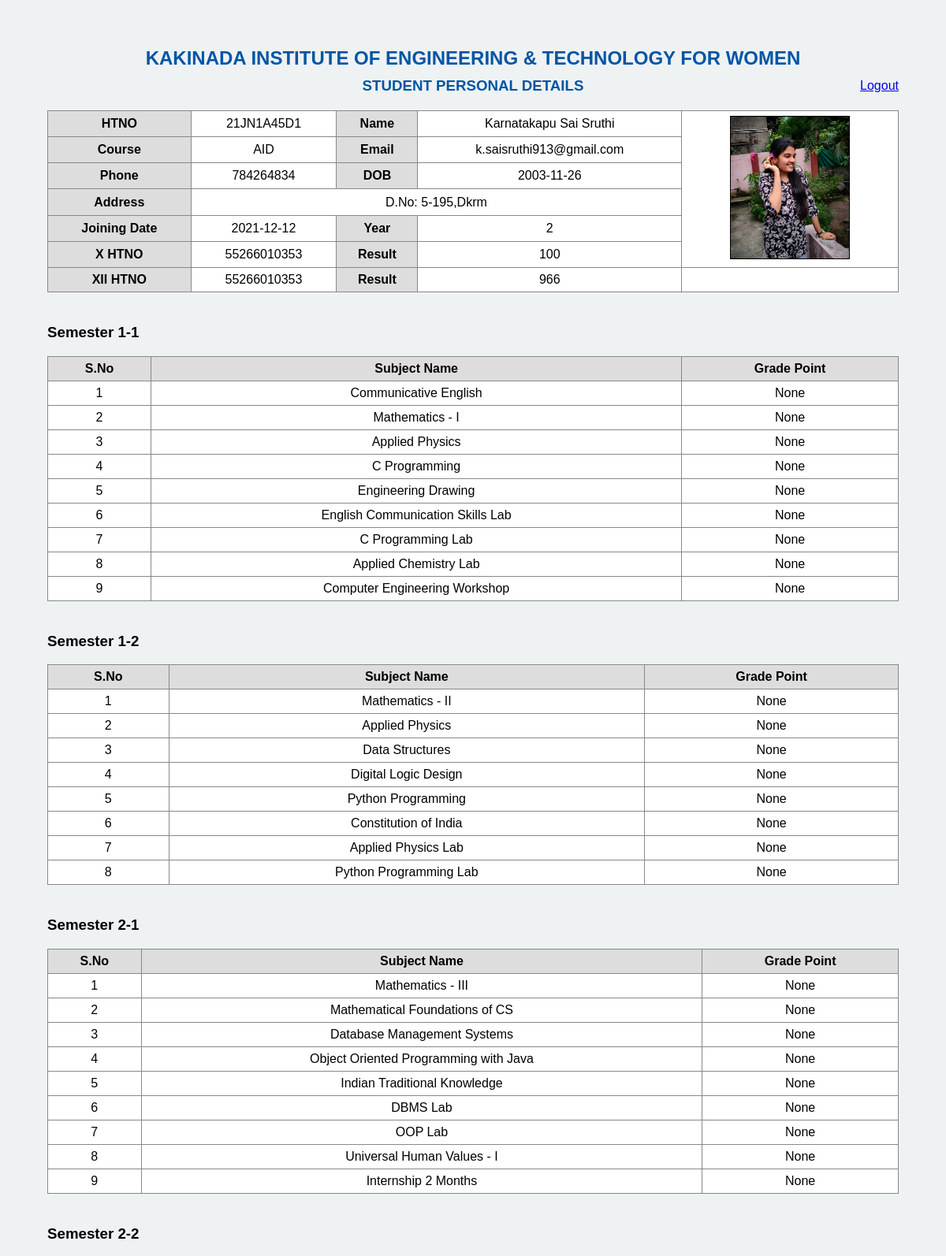
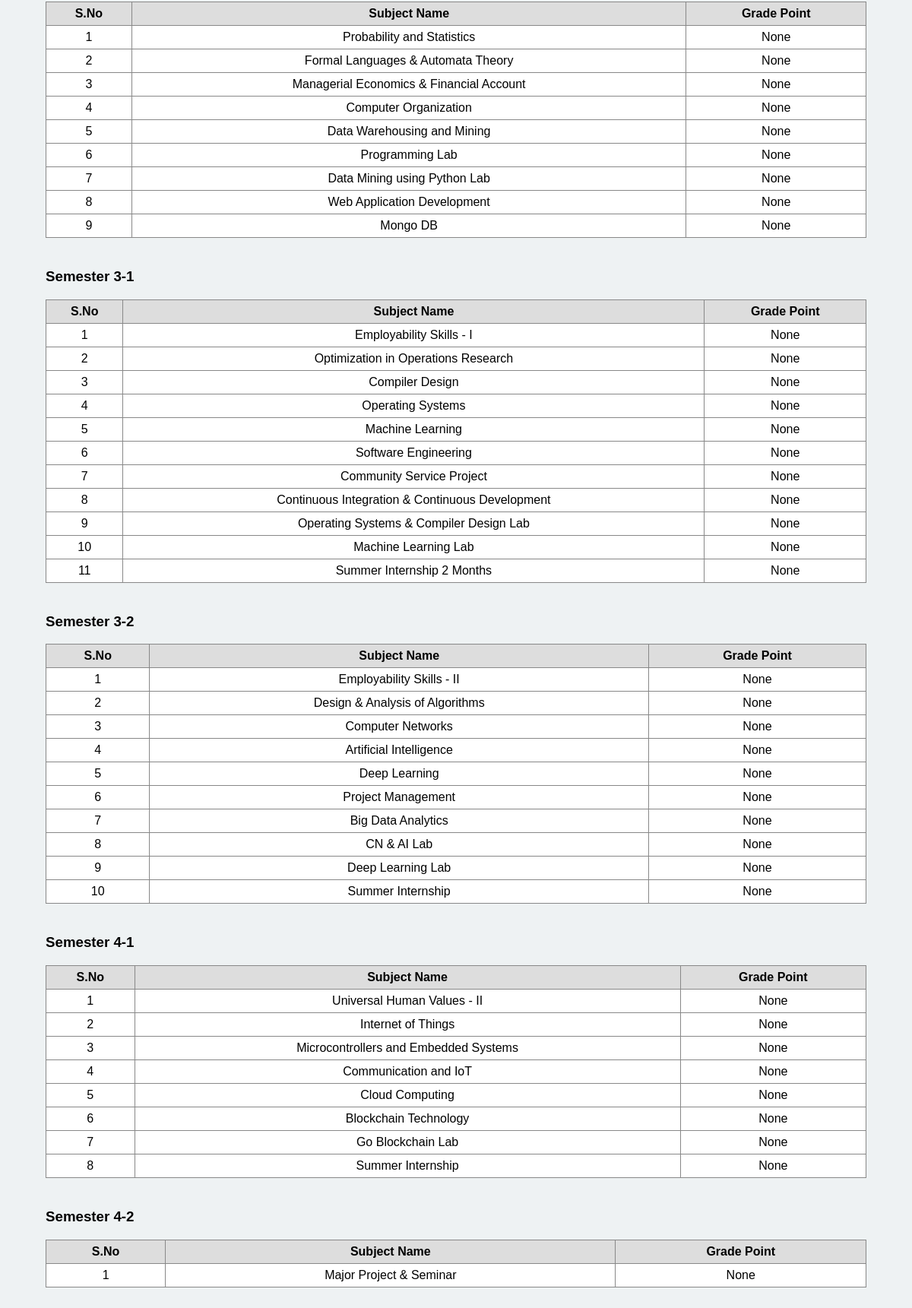
/student_dashboard (signed in), run on the app's committed database (2 pictures, top to bottom).
### tables this page shows
CREATE TABLE students (
    id INTEGER PRIMARY KEY AUTOINCREMENT,
    hallticket TEXT UNIQUE NOT NULL,
    name TEXT NOT NULL,
    email TEXT,
    phone TEXT,
    dob TEXT,
    address TEXT,
    branch TEXT,
    year TEXT,
    doj TEXT,
    tenth_htno TEXT,
    tenth_result TEXT,
    twelfth_htno TEXT,
    twelfth_result TEXT,
    profile_pic TEXT,
    password TEXT,

    sem_1_1 TEXT,
    sem_1_2 TEXT,
    sem_2_1 TEXT,
    sem_2_2 TEXT,
    sem_3_1 TEXT,
    sem_3_2 TEXT,
    sem_4_1 TEXT,
    sem_4_2 TEXT,

    s11_1 TEXT, s11_2 TEXT, s11_3 TEXT, s11_4 TEXT, s11_5 TEXT, s11_6 TEXT, s11_7 TEXT, s11_8 TEXT, s11_9 TEXT,
    credits_s11 REAL, sgpa_s11 REAL,

    s12_1 TEXT, s12_2 TEXT, s12_3 TEXT, s12_4 TEXT, s12_5 TEXT, s12_6 TEXT, s12_7 TEXT, s12_8 TEXT,
    credits_s12 REAL, sgpa_s12 REAL,

    s21_1 TEXT, s21_2 TEXT, s21_3 TEXT, s21_4 TEXT, s21_5 TEXT, s21_6 TEXT, s21_7 TEXT, s21_8 TEXT, s21_9 TEXT,
    credits_s21 REAL, sgpa_s21 REAL,

    s22_1 TEXT, s22_2 TEXT, s22_3 TEXT, s22_4 TEXT, s22_5 TEXT, s22_6 TEXT, s22_7 TEXT, s22_8 TEXT, s22_9 TEXT,
    credits_s22 REAL, sgpa_s22 REAL,

    s31_1 TEXT, s31_2 TEXT, s31_3 TEXT, s31_4 TEXT, s31_5 TEXT, s31_6 TEXT, s31_7 TEXT, s31_8 TEXT,
    s31_9 TEXT, s31_10 TEXT, s31_11 TEXT,
    credits_s31 REAL, sgpa_s31 REAL,

    s32_1 TEXT, s32_2 TEXT, s32_3 TEXT, s32_4 TEXT, s32_5 TEXT, s32_6 TEXT, s32_7 TEXT, s32_8 TEXT, s32_9 TEXT, s32_10 TEXT,
    credits_s32 REAL, sgpa_s32 REAL,

    s41_1 TEXT, s41_2 TEXT, s41_3 TEXT, s41_4 TEXT, s41_5 TEXT, s41_6 TEXT, s41_7 TEXT, s41_8 TEXT,
    credits_s41 REAL, sgpa_s41 REAL,

    s42_1 TEXT,
    credits_s42 REAL, sgpa_s42 REAL
);

### app.py (the view)
@app.route('/student_dashboard')
def student_dashboard():
    if 'student_id' not in session:
        return redirect('/student_login')
    conn = get_db_connection()
    student = conn.execute('SELECT * FROM students WHERE id = ?', (session['student_id'],)).fetchone()
    conn.close()
    return render_template('student_dashboard.html', student=student)

### app.py (called while the page is built)
def get_db_connection():
    conn = sqlite3.connect(DB_PATH)
    conn.row_factory = sqlite3.Row
    return conn

### templates/student_dashboard.html (shortened to what this page needs)
<!DOCTYPE html>
<html>
<head>
    <link rel="stylesheet" href="{{ url_for('static', filename='style.css') }}">
</head>
<body>
<div class="header">
    <h2>KAKINADA INSTITUTE OF ENGINEERING & TECHNOLOGY FOR WOMEN</h2>
    <h3>STUDENT PERSONAL DETAILS</h3>
</div>
<a href="{{ url_for('logout') }}" class="logout-btn">Logout</a>
<table class="profile-table">
    <tr><th>HTNO</th><td>{{ student.hallticket }}</td><th>Name</th><td>{{ student.name }}</td><td rowspan="6" style="text-align:center"><img src="{{ url_for('static', filename='images/' + student['profile_pic']) }}" class="profile-photo">
</td></tr>
    <tr><th>Course</th><td>{{ student.branch }}</td><th>Email</th><td>{{ student.email }}</td></tr>
    <tr><th>Phone</th><td>{{ student.phone }}</td><th>DOB</th><td>{{ student.dob }}</td></tr>
    <tr><th>Address</th><td colspan="3">{{ student.address }}</td></tr>
    <tr><th>Joining Date</th><td>{{ student.doj }}</td><th>Year</th><td>{{ student.year }}</td></tr>
    <tr><th>X HTNO</th><td>{{ student.tenth_htno }}</td><th>Result</th><td>{{ student.tenth_result }}</td></tr>
    <tr><th>XII HTNO</th><td>{{ student.twelfth_htno }}</td><th>Result</th><td>{{ student.twelfth_result }}</td><td></td></tr>
</table>
{% macro show_semester(title, subjects, grades) %}
<h3>{{ title }}</h3>
<table>
    <tr><th>S.No</th><th>Subject Name</th><th>Grade Point</th></tr>
    {% for i in range(subjects|length) %}
    <tr><td>{{ i + 1 }}</td><td>{{ subjects[i] }}</td><td>{{ grades[i] }}</td></tr>
    {% endfor %}
</table>
{% endmacro %}
{{ show_semester("Semester 1-1",
    ["Communicative English", "Mathematics - I", "Applied Physics", "C Programming", "Engineering Drawing", "English Communication Skills Lab", "C Programming Lab", "Applied Chemistry Lab", "Computer Engineering Workshop"],
    [student.s11_1, student.s11_2, student.s11_3, student.s11_4, student.s11_5, student.s11_6, student.s11_7, student.s11_8, student.s11_9]
) }}
{{ show_semester("Semester 1-2",
    ["Mathematics - II", "Applied Physics", "Data Structures", "Digital Logic Design", "Python Programming", "Constitution of India", "Applied Physics Lab", "Python Programming Lab"],
    [student.s12_1, student.s12_2, student.s12_3, student.s12_4, student.s12_5, student.s12_6, student.s12_7, student.s12_8]
) }}
{{ show_semester("Semester 2-1",
    ["Mathematics - III", "Mathematical Foundations of CS", "Database Management Systems", "Object Oriented Programming with Java", "Indian Traditional Knowledge", "DBMS Lab", "OOP Lab", "Universal Human Values - I", "Internship 2 Months"],
    [student.s21_1, student.s21_2, student.s21_3, student.s21_4, student.s21_5, student.s21_6, student.s21_7, student.s21_8, student.s21_9]
) }}
{{ show_semester("Semester 2-2",
    ["Probability and Statistics", "Formal Languages & Automata Theory", "Managerial Economics & Financial Account", "Computer Organization", "Data Warehousing and Mining", "Programming Lab", "Data Mining using Python Lab", "Web Application Development", "Mongo DB"],
    [student.s22_1, student.s22_2, student.s22_3, student.s22_4, student.s22_5, student.s22_6, student.s22_7, student.s22_8, student.s22_9]
) }}
{{ show_semester("Semester 3-1",
    ["Employability Skills - I", "Optimization in Operations Research", "Compiler Design", "Operating Systems", "Machine Learning", "Software Engineering", "Community Service Project", "Continuous Integration & Continuous Development", "Operating Systems & Compiler Design Lab", "Machine Learning Lab", "Summer Internship 2 Months"],
    [student.s31_1, student.s31_2, student.s31_3, student.s31_4, student.s31_5, student.s31_6, student.s31_7, student.s31_8, student.s31_9, student.s31_10, student.s31_11]
) }}
{{ show_semester("Semester 3-2",
    ["Employability Skills - II", "Design & Analysis of Algorithms", "Computer Networks", "Artificial Intelligence", "Deep Learning", "Project Management", "Big Data Analytics", "CN & AI Lab", "Deep Learning Lab", "Summer Internship"],
    [student.s32_1, student.s32_2, student.s32_3, student.s32_4, student.s32_5, student.s32_6, student.s32_7, student.s32_8, student.s32_9, student.s32_10]
) }}
{{ show_semester("Semester 4-1",
    ["Universal Human Values - II", "Internet of Things", "Microcontrollers and Embedded Systems", "Communication and IoT", "Cloud Computing", "Blockchain Technology", "Go Blockchain Lab", "Summer Internship"],
    [student.s41_1, student.s41_2, student.s41_3, student.s41_4, student.s41_5, student.s41_6, student.s41_7, student.s41_8]
) }}
{{ show_semester("Semester 4-2",
    ["Major Project & Seminar"],
    [student.s42_1]
) }}
</body>
</html>

### static/style.css (style rules this page uses)
body { font-family: Arial, sans-serif; margin: 40px; background-color: #f4f4f4; }
h1, h2 { color: #333; }
table { width: 100%; border-collapse: collapse; background-color: #fff; }
table, th, td { border: 1px solid #ccc; }
th, td { padding: 10px; text-align: left; }

### templates/student_dashboard.html (style rules this page uses)
body { font-family: Arial, sans-serif; padding: 20px; background-color: #eef2f3; }
.header { text-align: center; margin-bottom: 20px; }
.header h2 { margin: 0; color: #0055a5; }
.header h3 { margin-top: 10px; color: #0055a5; }
.profile-table, .summary-table, table { width: 100%; border-collapse: collapse; background-color: white; margin-bottom: 30px; }
th, td { border: 1px solid #888; padding: 6px; text-align: center; }
.profile-photo { width: 150px; height: 180px; object-fit: cover; border: 1px solid #000; }
.logout-btn { float: right; margin-top: -40px; }
h3 { margin-top: 40px; }
table th { background-color: #ddd; }

### data on the page
students: hallticket "21JN1A45D1", name "Karnatakapu Sai Sruthi", profile_pic (picture), branch "AID", email "k.saisruthi913@gmail.com", phone "784264834", dob "2003-11-26", address "D.No: 5-195,Dkrm", doj "2021-12-12", year "2", tenth_htno "55266010353", tenth_result "100", twelfth_htno "55266010353", twelfth_result "966"

### other printed values
{{ title }} "Semester 1-1 Semester 1-2 Semester 2-1 Semester 2-2 Semester 3-1 Semester 3-2 Semester 4-1 Semester 4-2"
{{ i + 1 }} "1" "2" "3" "4" "5" "6" "7" "8" "9" "1" "2" "3" "4" "5" "6" "7" "8" "1" "2" "3" "4" "5" "6" "7" "8" "9" "1" "2" "3" "4" "5" "6" "7" "8" "9" "1" "2" "3" "4" "5" "6" "7" "8" "9" "10" "11" "1" "2" "3" "4" "5" "6" "7" "8" "9" "10" "1" "2" "3" "4" "5" "6" "7" "8" "1"
{{ subjects[i] }} "Communicative English" "Mathematics - I" "Applied Physics" "C Programming" "Engineering Drawing" "English Communication Skills Lab" "C Programming Lab" "Applied Chemistry Lab" "Computer Engineering Workshop" "Mathematics - II" "Applied Physics" "Data Structures" "Digital Logic Design" "Python Programming" "Constitution of India" "Applied Physics Lab" "Python Programming Lab" "Mathematics - III" "Mathematical Foundations of CS" "Database Management Systems" "Object Oriented Programming with Java" "Indian Traditional Knowledge" "DBMS Lab" "OOP Lab" "Universal Human Values - I" "Internship 2 Months" "Probability and Statistics" "Formal Languages & Automata Theory" "Managerial Economics & Financial Account" "Computer Organization" "Data Warehousing and Mining" "Programming Lab" "Data Mining using Python Lab" "Web Application Development" "Mongo DB" "Employability Skills - I" "Optimization in Operations Research" "Compiler Design" "Operating Systems" "Machine Learning" "Software Engineering" "Community Service Project" "Continuous Integration & Continuous Development" "Operating Systems & Compiler Design Lab" "Machine Learning Lab" "Summer Internship 2 Months" "Employability Skills - II" "Design & Analysis of Algorithms" "Computer Networks" "Artificial Intelligence" "Deep Learning" "Project Management" "Big Data Analytics" "CN & AI Lab" "Deep Learning Lab" "Summer Internship" "Universal Human Values - II" "Internet of Things" "Microcontrollers and Embedded Systems" "Communication and IoT" "Cloud Computing" "Blockchain Technology" "Go Blockchain Lab" "Summer Internship" "Major Project & Seminar"
{{ grades[i] }} "None" "None" "None" "None" "None" "None" "None" "None" "None" "None" "None" "None" "None" "None" "None" "None" "None" "None" "None" "None" "None" "None" "None" "None" "None" "None" "None" "None" "None" "None" "None" "None" "None" "None" "None" "None" "None" "None" "None" "None" "None" "None" "None" "None" "None" "None" "None" "None" "None" "None" "None" "None" "None" "None" "None" "None" "None" "None" "None" "None" "None" "None" "None" "None" "None"
